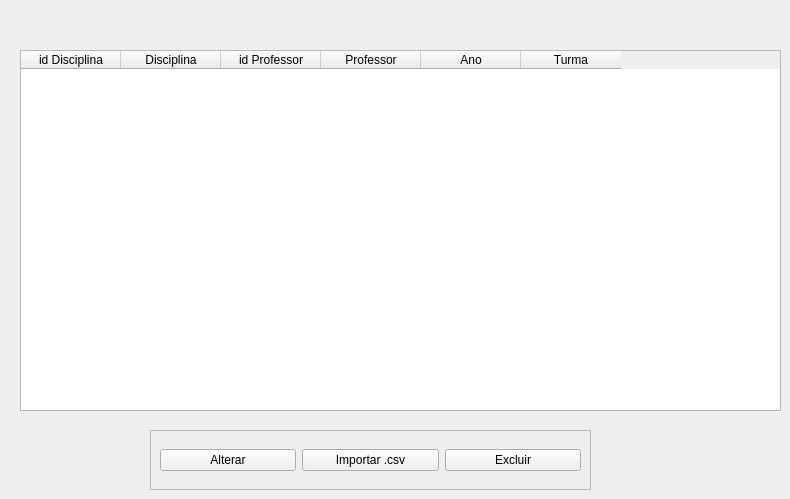
              <widget class="QWidget" name="tab_8">
               <attribute name="title">
                <string>Disciplina</string>
               </attribute>
               <widget class="QTableWidget" name="tableMateria">
                <property name="geometry">
                 <rect>
                  <x>20</x>
                  <y>50</y>
                  <width>761</width>
                  <height>361</height>
                 </rect>
                </property>
                <column>
                 <property name="text">
                  <string>id Disciplina</string>
                 </property>
                </column>
                <column>
                 <property name="text">
                  <string>Disciplina</string>
                 </property>
                </column>
                <column>
                 <property name="text">
                  <string>id Professor</string>
                 </property>
                </column>
                <column>
                 <property name="text">
                  <string>Professor</string>
                 </property>
                </column>
                <column>
                 <property name="text">
                  <string>Ano</string>
                 </property>
                </column>
                <column>
                 <property name="text">
                  <string>Turma</string>
                 </property>
                </column>
               </widget>
               <widget class="QFrame" name="frame_8">
                <property name="geometry">
                 <rect>
                  <x>150</x>
                  <y>430</y>
                  <width>441</width>
                  <height>60</height>
                 </rect>
                </property>
                <property name="frameShape">
                 <enum>QFrame::StyledPanel</enum>
                </property>
                <property name="frameShadow">
                 <enum>QFrame::Raised</enum>
                </property>
                <layout class="QHBoxLayout" name="horizontalLayout">
                 <item>
                  <widget class="QPushButton" name="btnAlterarDisciplina">
                   <property name="text">
                    <string>Alterar</string>
                   </property>
                  </widget>
                 </item>
                 <item>
                  <widget class="QPushButton" name="btnExcelDisciplina">
                   <property name="text">
                    <string>Importar .csv</string>
                   </property>
                  </widget>
                 </item>
                 <item>
                  <widget class="QPushButton" name="btnExcluirDisciplina">
                   <property name="text">
                    <string>Excluir</string>
                   </property>
                  </widget>
                 </item>
                </layout>
               </widget>
              </widget>
